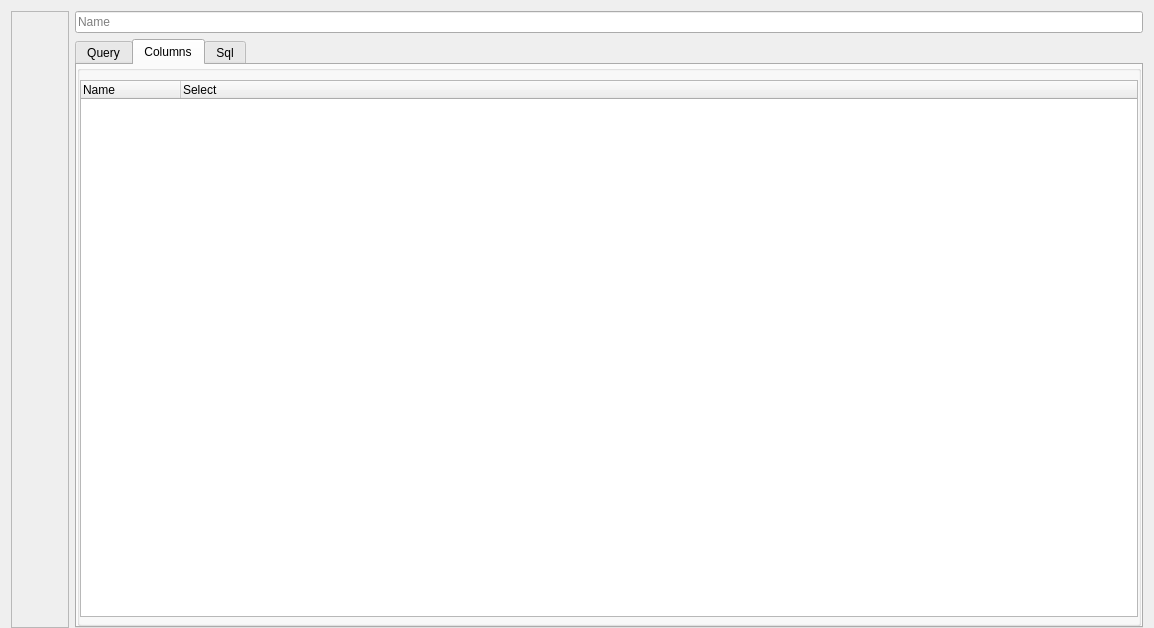
<?xml version="1.0" encoding="UTF-8"?>
<ui version="4.0">
 <class>NewViewForm</class>
 <widget class="QWidget" name="NewViewForm">
  <property name="geometry">
   <rect>
    <x>0</x>
    <y>0</y>
    <width>1154</width>
    <height>628</height>
   </rect>
  </property>
  <property name="windowTitle">
   <string>Form</string>
  </property>
  <layout class="QHBoxLayout" name="horizontalLayout_6">
   <property name="bottomMargin">
    <number>0</number>
   </property>
   <item>
    <widget class="QFrame" name="frameForUnlockButton">
     <property name="frameShape">
      <enum>QFrame::StyledPanel</enum>
     </property>
     <property name="frameShadow">
      <enum>QFrame::Raised</enum>
     </property>
     <layout class="QVBoxLayout" name="verticalLayout_5">
      <property name="spacing">
       <number>0</number>
      </property>
      <property name="margin">
       <number>0</number>
      </property>
      <item>
       <widget class="QToolButton" name="btnLock">
        <property name="text">
         <string/>
        </property>
        <property name="iconSize">
         <size>
          <width>48</width>
          <height>48</height>
         </size>
        </property>
        <property name="checkable">
         <bool>true</bool>
        </property>
        <property name="popupMode">
         <enum>QToolButton::InstantPopup</enum>
        </property>
        <property name="autoRaise">
         <bool>true</bool>
        </property>
       </widget>
      </item>
      <item>
       <widget class="QToolButton" name="btnUndelete">
        <property name="toolTip">
         <string>This object was deleted in a Patch. Click this button to Undelete it.</string>
        </property>
        <property name="text">
         <string/>
        </property>
        <property name="icon">
         <iconset resource="../dbm.qrc">
          <normaloff>:/images/actions/images/small/gnome_undelete.png</normaloff>:/images/actions/images/small/gnome_undelete.png</iconset>
        </property>
        <property name="iconSize">
         <size>
          <width>48</width>
          <height>48</height>
         </size>
        </property>
        <property name="checkable">
         <bool>false</bool>
        </property>
        <property name="popupMode">
         <enum>QToolButton::InstantPopup</enum>
        </property>
        <property name="autoRaise">
         <bool>true</bool>
        </property>
       </widget>
      </item>
      <item>
       <spacer name="verticalSpacer_2">
        <property name="orientation">
         <enum>Qt::Vertical</enum>
        </property>
        <property name="sizeHint" stdset="0">
         <size>
          <width>20</width>
          <height>40</height>
         </size>
        </property>
       </spacer>
      </item>
     </layout>
    </widget>
   </item>
   <item>
    <widget class="QFrame" name="frame_3">
     <property name="frameShape">
      <enum>QFrame::NoFrame</enum>
     </property>
     <property name="frameShadow">
      <enum>QFrame::Raised</enum>
     </property>
     <property name="lineWidth">
      <number>1</number>
     </property>
     <property name="midLineWidth">
      <number>1</number>
     </property>
     <layout class="QVBoxLayout" name="verticalLayout_6">
      <property name="margin">
       <number>0</number>
      </property>
      <item>
       <widget class="QLineEdit" name="txtViewName">
        <property name="toolTip">
         <string>The name of the View</string>
        </property>
        <property name="placeholderText">
         <string>Name</string>
        </property>
       </widget>
      </item>
      <item>
       <widget class="QTabWidget" name="tabWidget">
        <property name="currentIndex">
         <number>1</number>
        </property>
        <widget class="QWidget" name="tab">
         <attribute name="icon">
          <iconset resource="../dbm.qrc">
           <normaloff>:/images/actions/images/small/interface_builder.png</normaloff>:/images/actions/images/small/interface_builder.png</iconset>
         </attribute>
         <attribute name="title">
          <string>Query</string>
         </attribute>
         <layout class="QHBoxLayout" name="horizontalLayout_3">
          <property name="spacing">
           <number>0</number>
          </property>
          <property name="margin">
           <number>0</number>
          </property>
          <item>
           <widget class="QWidget" name="groupBox" native="true">
            <property name="minimumSize">
             <size>
              <width>500</width>
              <height>0</height>
             </size>
            </property>
            <layout class="QVBoxLayout" name="verticalLayout">
             <property name="spacing">
              <number>0</number>
             </property>
             <property name="sizeConstraint">
              <enum>QLayout::SetMinAndMaxSize</enum>
             </property>
             <property name="margin">
              <number>0</number>
             </property>
            </layout>
           </widget>
          </item>
         </layout>
        </widget>
        <widget class="QWidget" name="tab_3">
         <attribute name="icon">
          <iconset resource="../dbm.qrc">
           <normaloff>:/images/actions/images/small/table-select-column-icon.png</normaloff>:/images/actions/images/small/table-select-column-icon.png</iconset>
         </attribute>
         <attribute name="title">
          <string>Columns</string>
         </attribute>
         <layout class="QHBoxLayout" name="horizontalLayout_7">
          <property name="margin">
           <number>0</number>
          </property>
          <item>
           <widget class="QGroupBox" name="grpContent">
            <property name="title">
             <string/>
            </property>
            <property name="flat">
             <bool>true</bool>
            </property>
            <layout class="QHBoxLayout" name="horizontalLayout_2">
             <property name="margin">
              <number>0</number>
             </property>
             <item>
              <layout class="QVBoxLayout" name="verticalLayout_2">
               <property name="topMargin">
                <number>9</number>
               </property>
               <property name="rightMargin">
                <number>0</number>
               </property>
               <item>
                <widget class="QTreeWidget" name="lstColumnsForView">
                 <property name="columnCount">
                  <number>2</number>
                 </property>
                 <attribute name="headerDefaultSectionSize">
                  <number>100</number>
                 </attribute>
                 <column>
                  <property name="text">
                   <string>Name</string>
                  </property>
                 </column>
                 <column>
                  <property name="text">
                   <string>Select</string>
                  </property>
                 </column>
                </widget>
               </item>
               <item>
                <widget class="QWidget" name="widget_3" native="true">
                 <property name="minimumSize">
                  <size>
                   <width>300</width>
                   <height>0</height>
                  </size>
                 </property>
                 <layout class="QVBoxLayout" name="verticalLayout_4">
                  <property name="margin">
                   <number>0</number>
                  </property>
                 </layout>
                </widget>
               </item>
              </layout>
             </item>
            </layout>
           </widget>
          </item>
         </layout>
        </widget>
        <widget class="QWidget" name="tab_4">
         <attribute name="icon">
          <iconset resource="../dbm.qrc">
           <normaloff>:/images/actions/images/small/sql.png</normaloff>:/images/actions/images/small/sql.png</iconset>
         </attribute>
         <attribute name="title">
          <string>Sql</string>
         </attribute>
         <layout class="QHBoxLayout" name="horizontalLayout_4">
          <item>
           <layout class="QVBoxLayout" name="verticalLayout_8">
            <property name="spacing">
             <number>6</number>
            </property>
            <item>
             <layout class="QHBoxLayout" name="horizontalLayout">
              <property name="spacing">
               <number>0</number>
              </property>
              <item>
               <widget class="QToolButton" name="btnSave">
                <property name="minimumSize">
                 <size>
                  <width>24</width>
                  <height>24</height>
                 </size>
                </property>
                <property name="maximumSize">
                 <size>
                  <width>32</width>
                  <height>32</height>
                 </size>
                </property>
                <property name="toolTip">
                 <string>Save SQL to a file</string>
                </property>
                <property name="statusTip">
                 <string>Save SQL to a file</string>
                </property>
                <property name="text">
                 <string>...</string>
                </property>
                <property name="icon">
                 <iconset resource="../dbm.qrc">
                  <normaloff>:/images/actions/images/actions/filesave.png</normaloff>:/images/actions/images/actions/filesave.png</iconset>
                </property>
               </widget>
              </item>
              <item>
               <widget class="QToolButton" name="btnRunThisQuery">
                <property name="minimumSize">
                 <size>
                  <width>24</width>
                  <height>24</height>
                 </size>
                </property>
                <property name="maximumSize">
                 <size>
                  <width>32</width>
                  <height>32</height>
                 </size>
                </property>
                <property name="toolTip">
                 <string>Run this query</string>
                </property>
                <property name="statusTip">
                 <string>Run this query</string>
                </property>
                <property name="text">
                 <string>...</string>
                </property>
                <property name="icon">
                 <iconset resource="../dbm.qrc">
                  <normaloff>:/images/actions/images/small/database.png</normaloff>:/images/actions/images/small/database.png</iconset>
                </property>
               </widget>
              </item>
              <item>
               <spacer name="horizontalSpacer">
                <property name="orientation">
                 <enum>Qt::Horizontal</enum>
                </property>
                <property name="sizeHint" stdset="0">
                 <size>
                  <width>40</width>
                  <height>20</height>
                 </size>
                </property>
               </spacer>
              </item>
             </layout>
            </item>
            <item>
             <widget class="QWidget" name="groupBox_3" native="true">
              <layout class="QHBoxLayout" name="horizontalLayout_9">
               <property name="spacing">
                <number>0</number>
               </property>
               <property name="margin">
                <number>0</number>
               </property>
               <item>
                <layout class="QHBoxLayout" name="horizontalLayout_8">
                 <property name="spacing">
                  <number>0</number>
                 </property>
                </layout>
               </item>
              </layout>
             </widget>
            </item>
           </layout>
          </item>
         </layout>
        </widget>
       </widget>
      </item>
     </layout>
    </widget>
   </item>
  </layout>
 </widget>
 <resources>
  <include location="../dbm.qrc"/>
 </resources>
 <connections>
  <connection>
   <sender>btnLock</sender>
   <signal>toggled(bool)</signal>
   <receiver>NewViewForm</receiver>
   <slot>onLockUnlock(bool)</slot>
   <hints>
    <hint type="sourcelabel">
     <x>38</x>
     <y>37</y>
    </hint>
    <hint type="destinationlabel">
     <x>576</x>
     <y>313</y>
    </hint>
   </hints>
  </connection>
  <connection>
   <sender>btnUndelete</sender>
   <signal>clicked()</signal>
   <receiver>NewViewForm</receiver>
   <slot>onUndelete()</slot>
   <hints>
    <hint type="sourcelabel">
     <x>38</x>
     <y>91</y>
    </hint>
    <hint type="destinationlabel">
     <x>576</x>
     <y>313</y>
    </hint>
   </hints>
  </connection>
  <connection>
   <sender>txtViewName</sender>
   <signal>textEdited(QString)</signal>
   <receiver>NewViewForm</receiver>
   <slot>onNameChange(QString)</slot>
   <hints>
    <hint type="sourcelabel">
     <x>609</x>
     <y>32</y>
    </hint>
    <hint type="destinationlabel">
     <x>576</x>
     <y>313</y>
    </hint>
   </hints>
  </connection>
  <connection>
   <sender>btnSave</sender>
   <signal>clicked()</signal>
   <receiver>NewViewForm</receiver>
   <slot>onSaveSql()</slot>
   <hints>
    <hint type="sourcelabel">
     <x>88</x>
     <y>74</y>
    </hint>
    <hint type="destinationlabel">
     <x>576</x>
     <y>313</y>
    </hint>
   </hints>
  </connection>
  <connection>
   <sender>btnRunThisQuery</sender>
   <signal>clicked()</signal>
   <receiver>NewViewForm</receiver>
   <slot>onInject()</slot>
   <hints>
    <hint type="sourcelabel">
     <x>112</x>
     <y>74</y>
    </hint>
    <hint type="destinationlabel">
     <x>576</x>
     <y>313</y>
    </hint>
   </hints>
  </connection>
 </connections>
 <slots>
  <slot>onChkCanReplaceToggle(bool)</slot>
  <slot>onNameChange(QString)</slot>
  <slot>onSqlChange()</slot>
  <slot>onHelp()</slot>
  <slot>onSaveSql()</slot>
  <slot>onInject()</slot>
  <slot>onLockUnlock(bool)</slot>
  <slot>onUndelete()</slot>
 </slots>
</ui>
